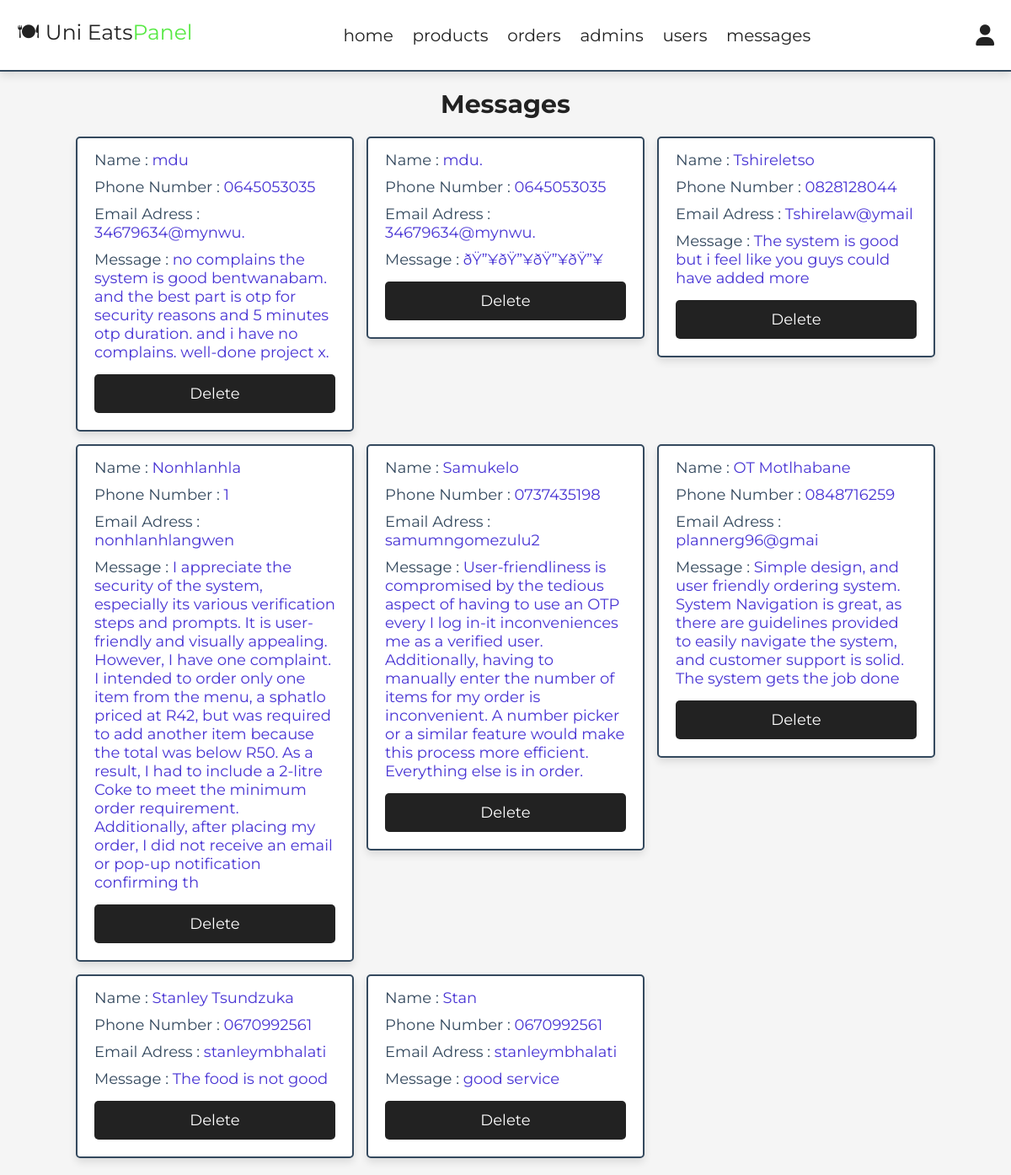
Screenshot of /admin/messages.php (signed in) with the database file from the repository.
### tables this page shows
CREATE TABLE `messages` (
  `Message_id` int(11) NOT NULL,
  `User_id` int(100) NOT NULL,
  `Name` varchar(30) NOT NULL,
  `Surname` varchar(30) NOT NULL,
  `Email_Add` varchar(50) NOT NULL,
  `Phone_Number` varchar(15) NOT NULL,
  `Message` varchar(500) NOT NULL
);

### admin/messages.php (the view, shortened to what this page needs)
<?php
include '../elements/dbconnect.php';
?>
<!DOCTYPE html>
<html lang="en">
<head>
   <link rel="stylesheet" href="https://cdnjs.cloudflare.com/ajax/libs/font-awesome/6.1.1/css/all.min.css">
   <link rel="stylesheet" href="admin_style.css">
</head>
<body>
<?php include '../elements/admin_header.php' ?>
<section class="messages">
   <h1 class="heading">Messages</h1>
   <div class="box-container">
   <?php
      $stmt = $conn->prepare("SELECT * FROM `messages`");
      $stmt->execute();
      $result = $stmt->get_result();
      if ($result->num_rows > 0) {
         while ($fetch_messages = $result->fetch_assoc()) {
   ?>
   <div class="box">
      <p> Name : <span><?= $fetch_messages['Name']; ?></span> </p>
      <p> Phone Number : <span><?= $fetch_messages['Email_Add']; ?></span> </p>
      <p> Email Adress : <span><?= $fetch_messages['Phone_Number']; ?></span> </p>
      <p> Message : <span><?= $fetch_messages['Message']; ?></span> </p>
      <a href="messages.php?delete=<?= $fetch_messages['Message_id']; ?>" class="delete-btn" onclick="return confirm('delete this message?');">delete</a>
   </div>
   <?php
         }
      } else {
         echo '<p class="empty">You have no messages</p>';
      }
   ?>
   </div>
</section>
</body>
</html>

### admin/admin_style.css (style rules this page uses)
:root { --main-color:#4834d4; --red:#e74c3c; --orange:#f39c12; --black:#34495e; --white:#fff; --light-bg:#f5f5f5; --light-color:#999; --border:.2rem solid var(--black); --box-shadow:0 .5rem 1rem rgba(0,0,0,.1); }
* { font-family: 'Montserrat', sans-serif; margin:0; padding:0; box-sizing: border-box; text-decoration: none; outline: none; border:none; }
html { font-size: 62.5%; overflow-x: hidden; }
body { background-color: var(--light-bg); }
section { max-width: 1200px; margin:0 auto; padding:2rem; }
.btn, .delete-btn, .option-btn { display: block; margin-top: 1rem; border-radius: .5rem; cursor: pointer; width: 100%; font-size: 1.8rem; color:var(--white); padding:1.2rem 3rem; text-transform: capitalize; text-align: center; }
.delete-btn { background-color: #222; }
.heading { text-align: center; margin-bottom: 2rem; text-transform: capitalize; color:#222; font-size: 3rem; }
.messages .box-container { display: grid; grid-template-columns: repeat(auto-fit, 33rem); gap:1.5rem; justify-content: center; align-items: flex-start; }
.messages .box-container .box { background-color: var(--white); border-radius: .5rem; box-shadow: var(--box-shadow); border:var(--border); padding:2rem; padding-top: 1rem; }
.messages .box-container .box p { padding: .5rem 0; font-size: 1.8rem; color:var(--black); }
.messages .box-container .box p span { color:var(--main-color); }

### rows the page displays
messages: Name "mdu", Email_Add "0645053035", Phone_Number "34679634@mynwu.", Message "no complains the system is good bentwanabam. and the best part is otp for security reasons and 5 minutes otp duration. and i have no complains. well-done project x."
messages: Name "mdu.", Email_Add "0645053035", Phone_Number "34679634@mynwu.", Message "ðŸ”¥ðŸ”¥ðŸ”¥ðŸ”¥"
messages: Name "Tshireletso", Email_Add "0828128044", Phone_Number "Tshirelaw@ymail", Message "The system is good but i feel like you guys could have added more"
messages: Name "Nonhlanhla", Email_Add "1", Phone_Number "nonhlanhlangwen", Message "I appreciate the security of the system, especially its various verification steps and prompts. It is user-friendly and visually appealing. However, I have one complaint. I intended to order only one item from the menu, a sphatlo priced at R42, but was required to add another item because the total was below R50. As a result, I had to include a 2-litre Coke to meet the minimum order requirement. Additionally, after placing my order, I did not receive an email or pop-up notification confirming th"
messages: Name "Samukelo", Email_Add "0737435198", Phone_Number "samumngomezulu2", Message "User-friendliness is compromised by the tedious aspect of having to use an OTP every I log in-it inconveniences me as a verified user. Additionally, having to manually enter the number of items for my order is inconvenient. A number picker or a similar feature would make this process more efficient. Everything else is in order."
messages: Name "OT Motlhabane", Email_Add "0848716259", Phone_Number "plannerg96@gmai", Message "Simple design, and user friendly ordering system. System Navigation is great, as there are guidelines provided to easily navigate the system, and customer support is solid. The system gets the job done"
messages: Name "Stanley Tsundzuka", Email_Add "0670992561", Phone_Number "stanleymbhalati", Message "The food is not good"
messages: Name "Stan", Email_Add "0670992561", Phone_Number "stanleymbhalati", Message "good service"
